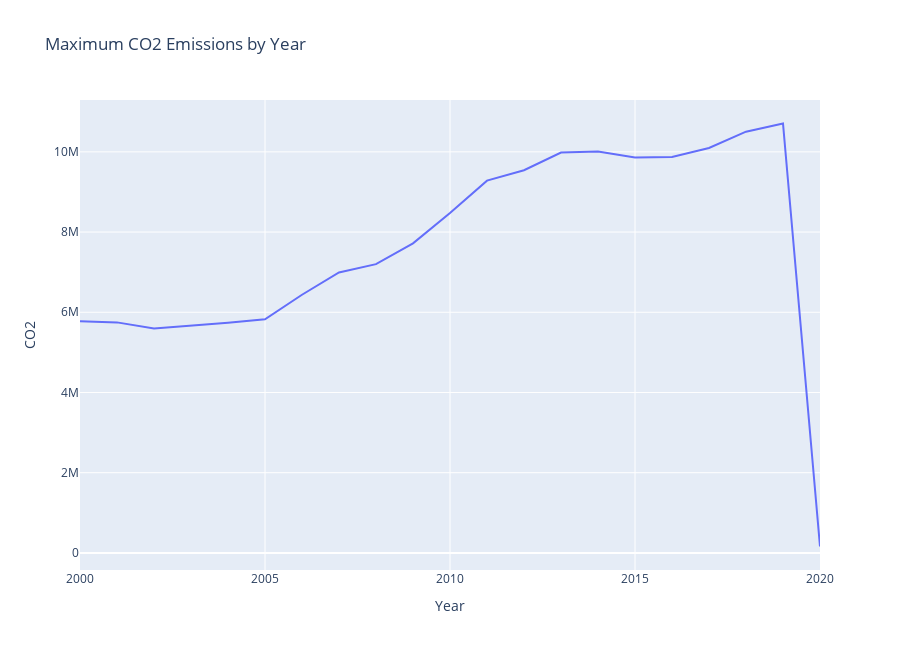

Notebook code for this chart:
### Code cell
# Calculate the median 'CO2' emissions for each 'Year'
CO2_By_Year = df1.groupby('Year')['CO2'].max().reset_index()

# Create a line plot using Plotly Express
fig_CO2_By_Year = px.line(
    CO2_By_Year,  # DataFrame containing the data
    x='Year',   # x-values: Year
    y='CO2',  # y-values: median CO2
    labels={'Year': 'Year'},  # Customize label for the x-axis
    title='Maximum CO2 Emissions by Year',  # Set the title of the plot
    height=650  # Set the height of the plot
)

# Display the plot
fig_CO2_By_Year.show()

### Figure 1 — Plotly figure (JSON) as saved in the notebook; plotly's stock layout.template omitted (floating-point values rounded to 4 significant figures)
{"data": [{"hovertemplate": "Year=%{x}<br>CO2=%{y}<extra></extra>", "legendgroup": "", "line": {"color": "#636efa", "dash": "solid"}, "marker": {"symbol": "circle"}, "mode": "lines", "name": "", "orientation": "v", "showlegend": false, "type": "scatter", "x": [2000, 2001, 2002, 2003, 2004, 2005, 2006, 2007, 2008, 2009, 2010, 2011, 2012, 2013, 2014, 2015, 2016, 2017, 2018, 2019, 2020], "xaxis": "x", "y": [5775810, 5748260, 5593000.0, 5659000.0, 5738000.0, 5825000.0, 6437000.0, 6993000.0, 7200000.0, 7719000.0, 8475000.0, 9283000.0, 9542000.0, 9985000.0, 10010000.0, 9861000.0, 9875000.0, 10100000.0, 10500000.0, 10710000.0, 159900.0], "yaxis": "y"}], "layout": {"height": 650, "legend": {"tracegroupgap": 0}, "title": {"text": "Maximum CO2 Emissions by Year"}, "xaxis": {"anchor": "y", "domain": [0, 1], "title": {"text": "Year"}}, "yaxis": {"anchor": "x", "domain": [0, 1], "title": {"text": "CO2"}}}}
